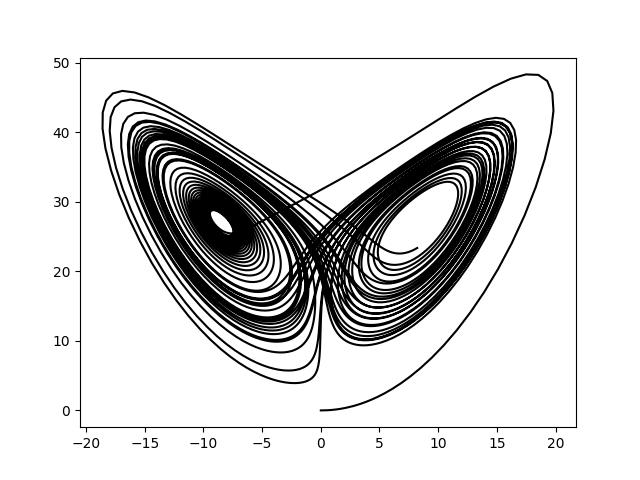

Here is the Python script that generated this plot:
import numpy as np
import matplotlib.pyplot as plt

#Función que define el método de Runge-Kutta, para derivadas sin dependencia temporal explícita.
def step(funcion, x , h):
  R1 = funcion(x)
  R2 = funcion(x + h * R1/2)  #t + h/2 )
  R3 = funcion(x + h *R2/2)   #t + h/2)
  R4 = funcion(x + h*R3)  #t + h)

  return x + (h/6)*(R1+2*R2+2*R3+R4) 

#Definimos la función que entrega las derivadas, con x = x[0], y = x[1], z = x[2]
def funcion(x):
  der = np.zeros_like(x)
  
  der[0] = sigma * ( x[1] - x[0] )
  der[1] = r*x[0] - x[1] - x[0]*x[2]
  der[2] = x[0]*x[1] - b*x[2]

  return der

#Constantes de las ecuaciones
sigma = 10  #Con este valor es posible visualizar el atractor, al contrario que con sigma = 109
r = 28
b = 8/3

nframes = 5000 #Como hacemos una iteración cada 0.01 unidades de tiempo, necesitamos 5000 iteraciones para visualizar 50 unidades de tiempo
sol  = np.zeros((nframes,3)) #Este arreglo almacena los resultados, con 3 columnas para x, y, z respectivamente
sol[0,:] = [0,1,0] #Definimos las condiciones iniciales
h = 0.01 #Paso de tiempo hasta la siguiente iteración
t = 0 
ts = [] #Creamos una lista vacia "ts" que almacena cada intervalo de tiempo en una lista para graficar respecto al tiempo

for i in range(1,nframes):
  
  sol[i,:] = step(funcion, sol[i-1,:], h) #Esto define la siguiente fila de los resultados como la fila anterior, luego de haberle aplicado la función "step"
  t = t+h
  ts.append(t) #Esto simplemente crea una lista con los intervalos de tiempo

#plt.plot(ts , sol[:-1,1],color='red')  #y en función de t, Figura 4
plt.plot(sol[:,0],sol[:,2],color='k')  #z en función de x Figura 5 si sigma = 109, Figura 6 si sigma = 10

#ax = plt.figure().add_subplot(projection='3d') 
#ax.plot(sol[:,0],sol[:,1],sol[:,2])  #Proyección en 3d

plt.show()
